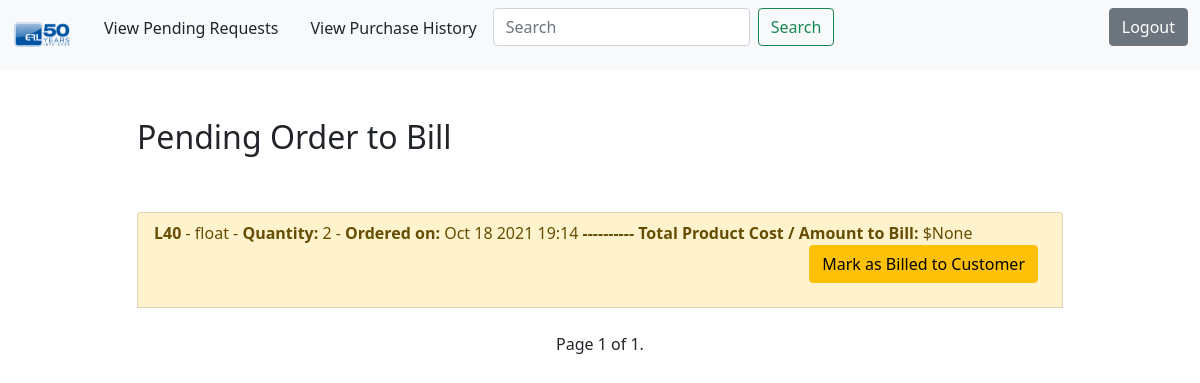
Page /billing/ (signed in) on the earlier database version.
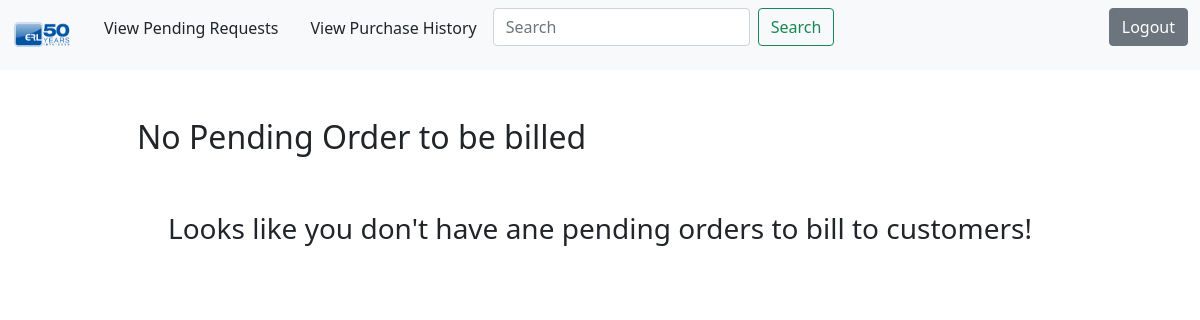
Same page on the later database version.
### todo/models.py (models this page shows, shortened)
class Todos(models.Model):
    reqdate = models.DateTimeField(auto_now_add=True)
    qty = models.IntegerField()
    part = models.CharField(max_length=50)
    description = models.TextField( )
    duedate = models.DateField()
    vendor = models.CharField(max_length=50)
    refnum = models.CharField(max_length=25, )
    toapprove= models.BooleanField(default=False)
    tobill = models.BooleanField(default=False)
    datecompleted = models.DateTimeField(null=True, blank=True)
    rush = models.BooleanField(default=False)
    user = models.ForeignKey(User, on_delete=models.CASCADE)
    billed = models.BooleanField(default=False)
    approved = models.BooleanField(default=True)
    amount= models.DecimalField(blank=True, null=True, max_digits=8, decimal_places=2)

### todo/views.py (the view)
# urls.py: path('billing/', views.billingList, name ='billingList' ),
@login_required
@user_passes_test(email_check, login_url='/login/')
def billingList(request):
    todos = Todos.objects.filter(tobill =True, billed=False, datecompleted__isnull =False).order_by('duedate')
    paginator = Paginator(todos,4)
    page_number = request.GET.get('page')
    page_obj = paginator.get_page(page_number)
    return render(request, 'todo/billingList.html', {'page_obj': page_obj})

### todo/views.py (called while the page is built)
def email_check(user):
    return (user.email.startswith('megan') | user.email.startswith('andres'))

### todo/templates/todo/billingList.html (shortened to what this page needs)
{% extends "todo/base.html" %}
{% block content %}
    <div class="row justify-content-center mt-5">
        <div class="col-md-10">
            {% if page_obj %}
                 <h2>{{ page_obj.count }} Pending Order{{ page_obj.count|pluralize }} to Bill</h2>
            {% else %}
                           <h2>No Pending Order to be billed</h2>
            {% endif %}
        </div>
    </div>
    <div class="row justify-content-center mt-5">
        <div class="col-md-10">
        {% if page_obj %}
            <div class="list-group">
                {% for todo in page_obj %}
                    <a class="list-group-item list-group-item-action{% if todo.tobill %} list-group-item-warning{% endif %}"><b>{{todo.part}}</b>{% if todo.description %} -
                        {{ todo.description|truncatechars:30 }} {% endif %} -    <b>Quantity: </b>{{todo.qty}} -    <b>Ordered on: </b>{{todo.datecompleted|date:'M j Y H:i'}}
                        <b>            ---------- Total Product Cost / Amount to Bill: </b>${{todo.amount}}
                        <div class="d-grid gap-2 d-md-flex justify-content-md-end">
                            <form method = 'POST' action="{% url 'markbilled' todo.id %}">
                            <button type="submit" class="btn btn-warning me-md-2">Mark as Billed to Customer</button>
                            </form>
                        </div></a>
                        <br>
                {% endfor %}
            </div>
            <div class="pagination justify-content-center">
                <span class="step-links">
                    <span class="current">
                        Page {{ page_obj.number }} of {{ page_obj.paginator.num_pages }}.
                    </span>
                </span>
            </div>
        {% else %}
            <div class="text-center">
                <h3>Looks like you don't have ane pending orders to bill to customers! </h3>
            <br>
            </div>
        {% endif %}
        </div>
    </div>
{% endblock content %}

Differences in the rows shown:
removed Todos: part "L40", description "float", qty "2", datecompleted "Oct 18 2021 19:14", amount "None"
Other differences:
{{ page_obj.number }}: "1" → (not shown)
{{ page_obj.paginator.num_pages }}: "1" → (not shown)
text no longer shown: "Pending Order to Bill Page of ."
text now shown: "No Pending Order to be billed Looks like you don't have ane pending orders to bill to customers!"
